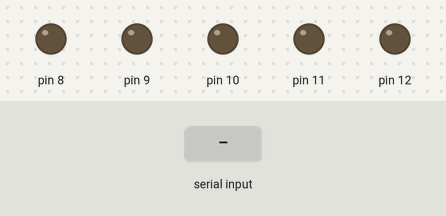
A sketch run on a simulated Arduino Uno, built with avr-gcc and run on an emulated ATmega328P. Shown: output pins drawn as LEDs (lit = HIGH). The inputs (shaded band) are chosen by the test bench.

Above: at 1.2 s.
1.3 s: "1" received over Serial
At 1.6 s:
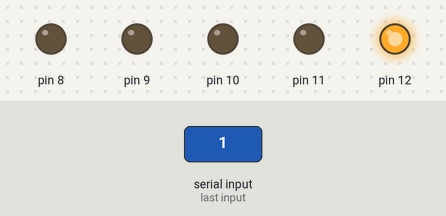
2.8 s: "3" received over Serial
At 4.0 s:
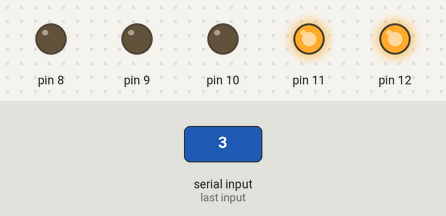
4.3 s: "2" received over Serial
At 5.1 s:
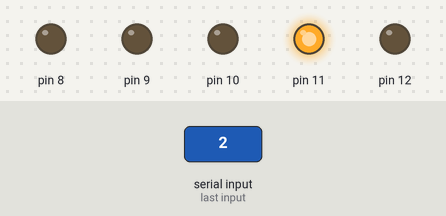
5.8 s: "5" received over Serial
At 6.3 s:
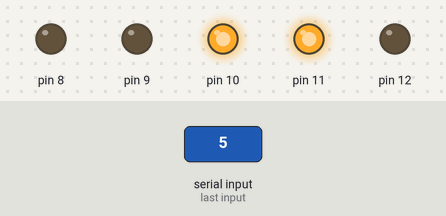
7.3 s: "4" received over Serial
At 8.5 s:
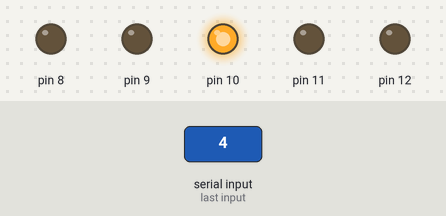
8.8 s: "7" received over Serial
At 9.7 s:
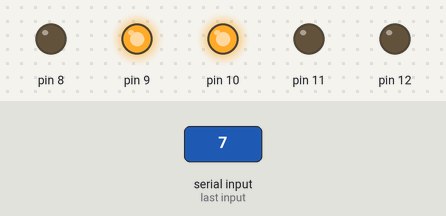
Timing chart, 0 to 11.3 s (numbered marks = the images above; inputs shaded):
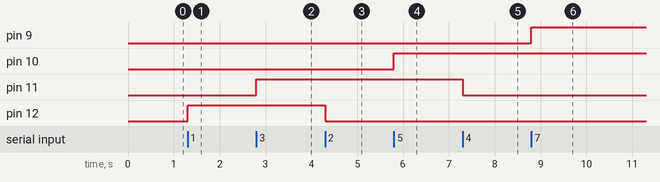

Measured:
- after the input at 1.3 s, pin 12: LOW → HIGH at once
- after the input at 2.8 s, pin 11: LOW → HIGH at once
- after the input at 4.3 s, pin 12: HIGH → LOW at once
- after the input at 5.8 s, pin 10: LOW → HIGH at once
- after the input at 7.3 s, pin 11: HIGH → LOW at once
- after the input at 8.8 s, pin 9: LOW → HIGH at once

The sketch:

BLUTOOTH_MODULE100PERCENT_WORK.ino
```cpp
char sms;


void setup()
{
 pinMode(12, OUTPUT);
 pinMode(11, OUTPUT);
 pinMode(10, OUTPUT);
 pinMode(9, OUTPUT);
 pinMode(8, OUTPUT);
 Serial.begin(9600);
}

void loop() {

if(Serial.available() != 0)
{
  sms = Serial.read();

  }

  if(sms =='1') // YOUR CHOICE SMS TYPE
{

 digitalWrite(12,HIGH);


}


 if(sms =='2') // YOUR CHOICE SMS TYPE
{

 digitalWrite(12,LOW);  // LOAD CONTROL


}


 if(sms =='3') // YOUR CHOICE SMS TYPE
{

 digitalWrite(11,HIGH);  // LOAD CONTROL


}


 if(sms =='4') // YOUR CHOICE SMS TYPE
{

 digitalWrite(11,LOW);  // LOAD CONTROL


}


if(sms =='5') // YOUR CHOICE SMS TYPE
{

 digitalWrite(10,HIGH);  // LOAD CONTROL


}
if(sms =='6') // YOUR CHOICE SMS TYPE
{

 digitalWrite(10,LOW);  // LOAD CONTROL


}


if(sms =='7') // YOUR CHOICE SMS TYPE
{

 digitalWrite(9,HIGH);  // LOAD CONTROL


}
if(sms =='8') // YOUR CHOICE SMS TYPE
{

 digitalWrite(9,LOW);  // LOAD CONTROL


}

if(sms =='9') // YOUR CHOICE SMS TYPE
{

 digitalWrite(8,HIGH);  // LOAD CONTROL


}
if(sms =='A') // YOUR CHOICE SMS TYPE
{

 digitalWrite(8,LOW);  // LOAD CONTROL


}


}
```
